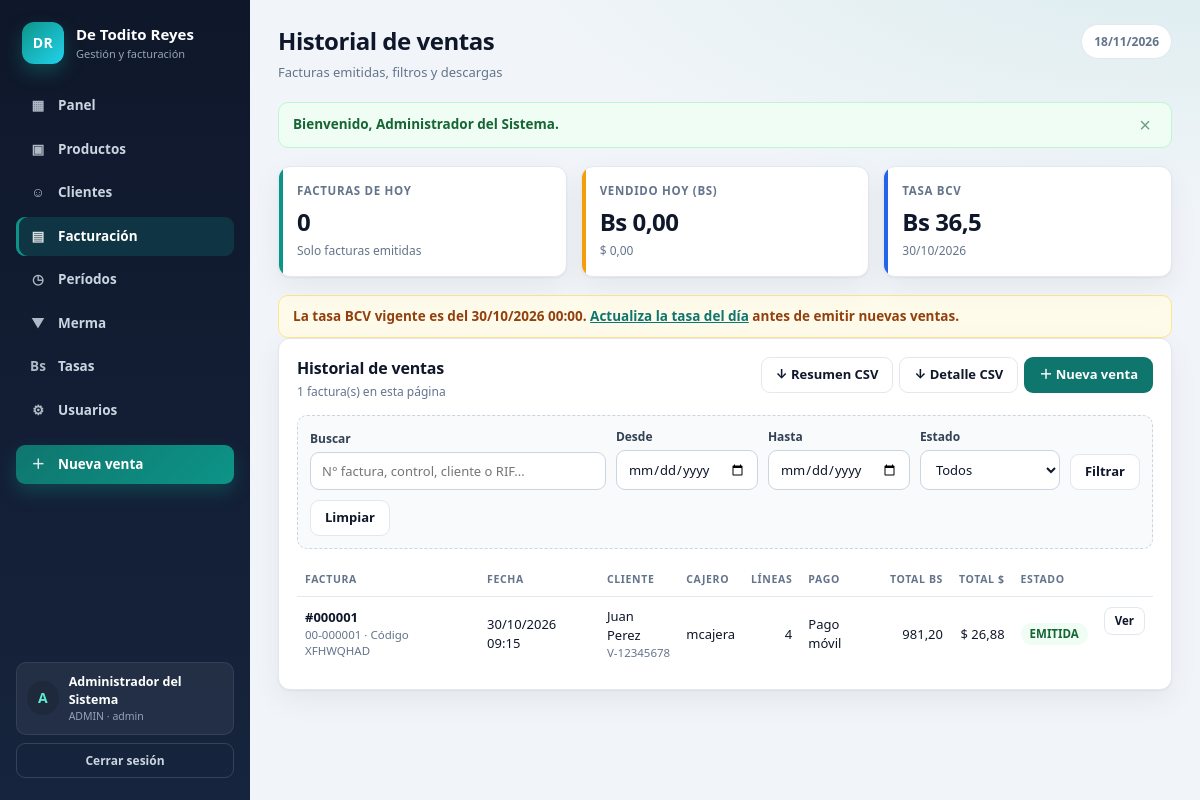
Page /facturacion (signed in) on the committed database.
### tables this page shows
CREATE TABLE usuarios (
  id_usuario    INT           NOT NULL AUTO_INCREMENT,
  cedula        VARCHAR(15)   NOT NULL,
  nombre_completo VARCHAR(100) NOT NULL,
  usuario_login VARCHAR(40)   NOT NULL,
  password_hash VARCHAR(255)  NOT NULL COMMENT 'Generado con password_hash() de PHP (bcrypt/argon2)',
  rol           ENUM('ADMIN','CAJERO') NOT NULL DEFAULT 'CAJERO',
  activo        TINYINT(1)    NOT NULL DEFAULT 1,
  creado        DATETIME      NOT NULL DEFAULT CURRENT_TIMESTAMP,
  PRIMARY KEY (id_usuario),
  UNIQUE KEY uq_usuarios_cedula (cedula),
  UNIQUE KEY uq_usuarios_login  (usuario_login),
  CONSTRAINT chk_usuarios_activo CHECK (activo IN (0,1))
);

CREATE TABLE tasas_cambio_bcv (
  id_tasa        INT           NOT NULL AUTO_INCREMENT,
  tasa_bcv_ves   DECIMAL(12,4) NOT NULL COMMENT 'Bs por 1 USD',
  fecha_vigencia DATETIME      NOT NULL,
  observacion    VARCHAR(100)  NULL,
  id_usuario     INT           NOT NULL,
  PRIMARY KEY (id_tasa),
  UNIQUE KEY uq_tasas_fecha (fecha_vigencia),
  KEY idx_tasas_usuario (id_usuario),
  CONSTRAINT fk_tasas_usuario
    FOREIGN KEY (id_usuario) REFERENCES usuarios (id_usuario)
    ON UPDATE CASCADE ON DELETE RESTRICT,
  CONSTRAINT chk_tasas_valor CHECK (tasa_bcv_ves > 0)
);

CREATE TABLE facturas (
  id_factura              INT           NOT NULL AUTO_INCREMENT,
  nro_factura_consecutivo VARCHAR(20)   NOT NULL,
  nro_control_fiscal      VARCHAR(25)   NOT NULL,
  codigo_verificacion     VARCHAR(10)   NOT NULL,
  tipo_emision            ENUM('SISTEMA','CONTINGENCIA') NOT NULL DEFAULT 'SISTEMA',
  fecha_emision           DATETIME      NOT NULL DEFAULT CURRENT_TIMESTAMP,
  subtotal_exento_ves     DECIMAL(12,3) NOT NULL DEFAULT 0.000,
  base_imponible_ves      DECIMAL(12,3) NOT NULL DEFAULT 0.000,
  monto_iva_ves           DECIMAL(12,3) NOT NULL DEFAULT 0.000,
  monto_igtf_ves          DECIMAL(12,3) NOT NULL DEFAULT 0.000 COMMENT '3% IGTF sobre pagos en divisa',
  total_ves               DECIMAL(12,3) NOT NULL DEFAULT 0.000,
  total_usd               DECIMAL(12,3) NOT NULL DEFAULT 0.000,
  tasa_bcv_aplicada       DECIMAL(12,4) NOT NULL,
  metodo_pago             ENUM('EFECTIVO','PAGO_MOVIL','PUNTO_VENTA','TRANSFERENCIA','ZELLE','MIXTO')
                          NOT NULL DEFAULT 'EFECTIVO',
  estado                  ENUM('EMITIDA','ANULADA') NOT NULL DEFAULT 'EMITIDA',
  motivo_anulacion        VARCHAR(200)  NULL COMMENT 'Motivo explicado por el usuario que anula',
  fecha_anulacion         DATETIME      NULL,
  id_usuario_anulacion    INT           NULL COMMENT 'Usuario que ejecuto la anulacion',
  id_cliente              INT           NOT NULL,
  id_usuario              INT           NOT NULL COMMENT 'Cajero que emite',
  PRIMARY KEY (id_factura),
  UNIQUE KEY uq_facturas_consecutivo (nro_factura_consecutivo),
  UNIQUE KEY uq_facturas_control (nro_control_fiscal),
  UNIQUE KEY uq_facturas_codigo (codigo_verificacion),
  KEY idx_facturas_cliente (id_cliente),
  KEY idx_facturas_usuario (id_usuario),
  KEY idx_facturas_usuario_anulacion (id_usuario_anulacion),
  KEY idx_facturas_fecha (fecha_emision),
  KEY idx_facturas_estado (estado),
  CONSTRAINT fk_facturas_cliente
    FOREIGN KEY (id_cliente) REFERENCES clientes (id_cliente)
    ON UPDATE CASCADE ON DELETE RESTRICT,
  CONSTRAINT fk_facturas_usuario
    FOREIGN KEY (id_usuario) REFERENCES usuarios (id_usuario)
    ON UPDATE CASCADE ON DELETE RESTRICT,
  CONSTRAINT fk_facturas_usuario_anulacion
    FOREIGN KEY (id_usuario_anulacion) REFERENCES usuarios (id_usuario)
    ON UPDATE CASCADE ON DELETE SET NULL,
  CONSTRAINT chk_facturas_totales CHECK (total_ves >= 0 AND total_usd >= 0)
);

CREATE TABLE clientes (
  id_cliente          INT           NOT NULL AUTO_INCREMENT,
  rif_cedula          VARCHAR(15)   NOT NULL COMMENT 'V-12345678 / J-12345678-9',
  nombre_razon_social VARCHAR(120)  NOT NULL,
  direccion_fiscal    VARCHAR(180)  NULL,
  telefono            VARCHAR(25)   NULL,
  creado_en           DATETIME      NOT NULL DEFAULT CURRENT_TIMESTAMP,
  PRIMARY KEY (id_cliente),
  UNIQUE KEY uq_clientes_rif (rif_cedula)
);

### app/vistas/facturacion/index.php (the view, shortened to what the rows shown need)
<?php
$tasaValor = $tasa ? (float) $tasa['tasa_bcv_ves'] : 0.0;
$hoyCantidad = (int) ($resumenHoy['cantidad'] ?? 0);
$hoyVes = (float) ($resumenHoy['total_ves'] ?? 0);
$hoyUsd = (float) ($resumenHoy['total_usd'] ?? 0);
$filtrosExportar = array_filter(
    [
        'estado' => $estado,
        'q'      => $busqueda,
        'desde'  => $desde,
        'hasta'  => $hasta,
    ],
    static fn ($valor): bool => $valor !== null && $valor !== ''
);
$urlResumen = url('facturacion/exportar', $filtrosExportar + ['tipo' => 'resumen']);
$urlDetalle = url('facturacion/exportar', $filtrosExportar + ['tipo' => 'detalle']);
require __DIR__ . '/../layout/header.php';
?>
<section class="stats-grid stats-grid-3">
    <article class="stat-card">
        <span class="stat-label">Facturas de hoy</span>
        <strong class="stat-value"><?= $hoyCantidad ?></strong>
        <small class="stat-foot">Solo facturas emitidas</small>
    </article>
    <article class="stat-card stat-card-money">
        <span class="stat-label">Vendido hoy (Bs)</span>
        <strong class="stat-value">Bs <?= money($hoyVes) ?></strong>
        <small class="stat-foot">$ <?= money($hoyUsd) ?></small>
    </article>
    <article class="stat-card stat-card-rate">
        <span class="stat-label">Tasa BCV</span>
        <strong class="stat-value"><?= $tasa ? 'Bs ' . numero($tasaValor, 4) : '—' ?></strong>
        <small class="stat-foot"><?= $tasa ? e(date('d/m/Y', strtotime((string) $tasa['fecha_vigencia']))) : 'Sin tasa' ?></small>
    </article>
</section>
<?php if (!empty($tasaDesactualizada)): ?>
    <div class="alert alert-warn">
        <span>
            <?php if ($tasa): ?>
                La tasa BCV vigente es del
                <?= e(date('d/m/Y H:i', strtotime((string) $tasa['fecha_vigencia']))) ?>.
            <?php else: ?>
                No hay una tasa BCV registrada.
            <?php endif; ?>
            <?php if (is_admin()): ?>
                <a href="<?= e(url('tasas')) ?>">Actualiza la tasa del día</a> antes de emitir nuevas ventas.
            <?php else: ?>
                Solicita al administrador que actualice la tasa del día.
            <?php endif; ?>
        </span>
    </div>
<?php endif; ?>
<section class="panel">
    <div class="panel-head">
        <div>
            <h2>Historial de ventas</h2>
            <p class="panel-sub"><?= count($facturas) ?> factura(s) en esta página</p>
        </div>
        <div class="acciones">
            <?php if (is_admin()): ?>
                <a class="btn btn-ghost" href="<?= e($urlResumen) ?>">↓ Resumen CSV</a>
                <a class="btn btn-ghost" href="<?= e($urlDetalle) ?>">↓ Detalle CSV</a>
            <?php endif; ?>
            <a class="btn btn-primary" href="<?= e(url('facturacion/nueva')) ?>">＋ Nueva venta</a>
        </div>
    </div>
    <form method="GET" action="<?= e(url('facturacion')) ?>" class="filters">
        <label class="field field-grow">
            <span>Buscar</span>
            <input type="search" name="q" value="<?= e($busqueda) ?>"
                   placeholder="N° factura, control, cliente o RIF...">
        </label>
        <label class="field">
            <span>Desde</span>
            <input type="date" name="desde" value="<?= e($desde ?? '') ?>">
        </label>
        <label class="field">
            <span>Hasta</span>
            <input type="date" name="hasta" value="<?= e($hasta ?? '') ?>">
        </label>
        <label class="field">
            <span>Estado</span>
            <select name="estado">
                <option value="">Todos</option>
            </select>
        </label>
        <button type="submit" class="btn btn-ghost">Filtrar</button>
        <a class="btn btn-ghost" href="<?= e(url('facturacion')) ?>">Limpiar</a>
    </form>
    <?php if ($facturas): ?>
        <div class="table-wrap">
            <table>
                <thead>
                    <tr>
                        <th>Factura</th>
                        <th>Fecha</th>
                        <th>Cliente</th>
                        <th>Cajero</th>
                        <th class="num">Líneas</th>
                        <th>Pago</th>
                        <th class="num">Total Bs</th>
                        <th class="num">Total $</th>
                        <th>Estado</th>
                        <th></th>
                    </tr>
                </thead>
                <tbody>
                <?php foreach ($facturas as $f): ?>
                    <tr>
                        <td>
                            <a class="link-strong" href="<?= e(url('facturacion/ver/' . (int) $f['id_factura'])) ?>">
                                #<?= e($f['nro_factura_consecutivo']) ?>
                            </a>
                            <small class="muted">
                                <?= e($f['nro_control_fiscal']) ?> · Código <?= e($f['codigo_verificacion']) ?>
                            </small>
                        </td>
                        <td><?= e(date('d/m/Y H:i', strtotime((string) $f['fecha_emision']))) ?></td>
                        <td>
                            <?= e($f['cliente']) ?>
                            <small class="muted"><?= e($f['rif_cedula']) ?></small>
                        </td>
                        <td><?= e($f['cajero']) ?></td>
                        <td class="num"><?= (int) $f['lineas'] ?></td>
                        <td><?= e(metodo_pago_label((string) $f['metodo_pago'])) ?></td>
                        <td class="num"><?= money($f['total_ves']) ?></td>
                        <td class="num">$ <?= money($f['total_usd']) ?></td>
                        <td><span class="badge <?= estado_badge((string) $f['estado']) ?>"><?= e($f['estado']) ?></span></td>
                        <td class="acciones">
                            <a class="btn btn-sm btn-ghost" href="<?= e(url('facturacion/ver/' . (int) $f['id_factura'])) ?>">
                                Ver
                            </a>
                        </td>
                    </tr>
                <?php endforeach; ?>
                </tbody>
            </table>
        </div>
    <?php endif; ?>
</section>
<?php require __DIR__ . '/../layout/footer.php'; ?>

### app/vistas/layout/header.php (shortened to what the rows shown need)
<?php
$usuario = current_user();
$flash   = flashes();
$activo  = $activo ?? '';
$titulo  = $titulo ?? 'De Todito Reyes';
$esAdmin = is_admin();
?>
<!DOCTYPE html>
<html lang="es">
<head>
    <link rel="stylesheet" href="<?= e(url('assets/css/estilos.css')) ?>">
</head>
<body>
<div class="app">
    <aside class="sidebar" data-sidebar>
        <a class="brand" href="<?= e(url('panel')) ?>">
            <span class="brand-mark">DR</span>
            <div>
                <strong>De Todito Reyes</strong>
                <small><?= $esAdmin ? 'Gestión y facturación' : 'Punto de venta' ?></small>
            </div>
        </a>
        <nav class="menu">
            <a class="<?= $activo === 'inicio' ? 'activo' : '' ?>" href="<?= e(url('panel')) ?>">
                <span>▦</span> <?= $esAdmin ? 'Panel' : 'Mi panel' ?>
            </a>
            <a class="<?= $activo === 'productos' ? 'activo' : '' ?>" href="<?= e(url('productos')) ?>">
                <span>▣</span> Productos
            </a>
            <a class="<?= $activo === 'clientes' ? 'activo' : '' ?>" href="<?= e(url('clientes')) ?>">
                <span>☺</span> Clientes
            </a>
            <a class="<?= $activo === 'facturacion' ? 'activo' : '' ?>" href="<?= e(url('facturacion')) ?>">
                <span>▤</span> Facturación
            </a>
            <?php if ($esAdmin): ?>
                <a class="<?= $activo === 'periodos' ? 'activo' : '' ?>" href="<?= e(url('periodos')) ?>">
                    <span>◷</span> Períodos
                </a>
                <a class="<?= $activo === 'mermas' ? 'activo' : '' ?>" href="<?= e(url('mermas')) ?>">
                    <span>▼</span> Merma
                </a>
                <a class="<?= $activo === 'tasas' ? 'activo' : '' ?>" href="<?= e(url('tasas')) ?>">
                    <span>Bs</span> Tasas
                </a>
                <a class="<?= $activo === 'usuarios' ? 'activo' : '' ?>" href="<?= e(url('usuarios')) ?>">
                    <span>⚙</span> Usuarios
                </a>
            <?php endif; ?>
            <a class="menu-cta" href="<?= e(url('facturacion/nueva')) ?>">
                <span>＋</span> Nueva venta
            </a>
        </nav>
        <div class="sidebar-foot">
            <div class="user-chip">
                <span class="avatar"><?= e(strtoupper(substr((string) $usuario['nombre_completo'], 0, 1))) ?></span>
                <div>
                    <strong><?= e($usuario['nombre_completo']) ?></strong>
                    <small><?= e($usuario['rol']) ?> · <?= e($usuario['usuario_login']) ?></small>
                </div>
            </div>
            <form method="POST" action="<?= e(url('logout')) ?>" class="logout-form">
                <button type="submit" class="btn-logout">Cerrar sesión</button>
            </form>
        </div>
    </aside>
    <main class="main">
        <header class="topbar">
            <div>
                <h1><?= e($titulo) ?></h1>
                <?php if (!empty($subtitulo)): ?>
                    <p><?= e($subtitulo) ?></p>
                <?php endif; ?>
            </div>
            <div class="topbar-date"><?= e(date('d/m/Y')) ?></div>
        </header>
        <?php if ($flash): ?>
            <div class="alerts">
                <?php foreach ($flash as $item): ?>
                    <div class="alert alert-<?= e($item['tipo']) ?>">
                        <span><?= e($item['mensaje']) ?></span>
                        <button type="button" class="alert-close" data-alert-close aria-label="Cerrar">×</button>
                    </div>
                <?php endforeach; ?>
            </div>
        <?php endif; ?>

### rows in the picture
usuarios: nombre_completo "A", nombre_completo "Administrador del Sistema", rol "ADMIN", usuario_login "admin"
tasas_cambio_bcv: tasa_bcv_ves "36,5", fecha_vigencia "30/10/2026", fecha_vigencia "30/10/2026 00:00"
facturas: nro_factura_consecutivo "000001", nro_control_fiscal "00-000001", codigo_verificacion "XFHWQHAD", fecha_emision "30/10/2026 09:15", id_cliente.nombre_razon_social "Juan Perez", id_cliente.rif_cedula "V-12345678", id_usuario.usuario_login "mcajera", lineas "4", metodo_pago "Pago móvil", total_ves "981,20", total_usd "26,88", estado "EMITIDA"

### other values in the picture
$titulo "Historial de ventas"
$subtitulo "Facturas emitidas, filtros y descargas"
$item['mensaje'] "Bienvenido, Administrador del Sistema."
$hoyCantidad "0"
money($hoyVes) "0,00"
money($hoyUsd) "0,00"
count($facturas) "1"
